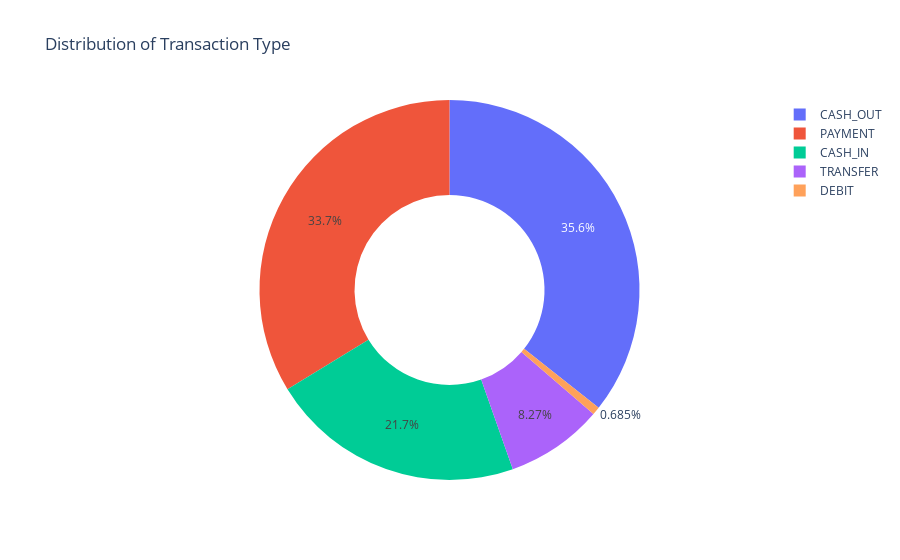

Write notebook code for a chart like this one.
### Code cell
# make a pie chart for understand a basic knowledge how much distribution of transaction type.
type = data["type"].value_counts()
transactions = type.index
quantity = type.values

import plotly.express as px
figure = px.pie(data,
               values = quantity,
               names = transactions, hole = 0.5,
               title = "Distribution of Transaction Type" )
figure.show()

### Figure 1 — Plotly figure (JSON) as saved in the notebook; plotly's stock layout.template omitted (floating-point values rounded to 4 significant figures)
{"data": [{"domain": {"x": [0, 1], "y": [0, 1]}, "hole": 0.5, "hovertemplate": "label=%{label}<br>value=%{value}<extra></extra>", "labels": ["CASH_OUT", "PAYMENT", "CASH_IN", "TRANSFER", "DEBIT"], "legendgroup": "", "name": "", "showlegend": true, "type": "pie", "values": [373641, 353873, 227130, 86753, 7178]}], "layout": {"autosize": true, "legend": {"tracegroupgap": 0}, "title": {"text": "Distribution of Transaction Type"}}}
